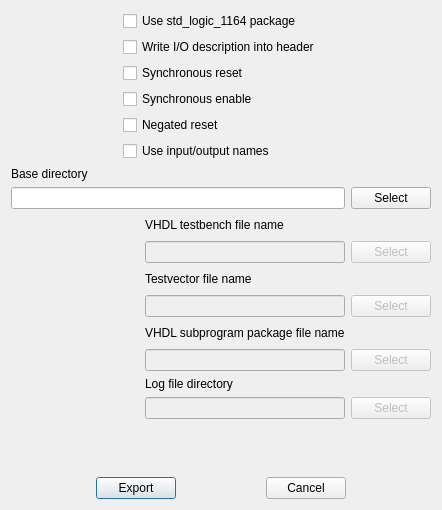
<?xml version="1.0" encoding="UTF-8"?>
<ui version="4.0">
 <class>ExportTestbenchDlg</class>
 <widget class="QDialog" name="ExportTestbenchDlg">
  <property name="geometry">
   <rect>
    <x>0</x>
    <y>0</y>
    <width>442</width>
    <height>510</height>
   </rect>
  </property>
  <property name="windowTitle">
   <string>Testbench Export Options</string>
  </property>
  <layout class="QVBoxLayout">
   <item>
    <layout class="QHBoxLayout">
     <item>
      <spacer>
       <property name="orientation">
        <enum>Qt::Horizontal</enum>
       </property>
       <property name="sizeType">
        <enum>QSizePolicy::Expanding</enum>
       </property>
       <property name="sizeHint" stdset="0">
        <size>
         <width>20</width>
         <height>20</height>
        </size>
       </property>
      </spacer>
     </item>
     <item>
      <layout class="QVBoxLayout">
       <item>
        <widget class="QCheckBox" name="cb_stdlogic">
         <property name="enabled">
          <bool>true</bool>
         </property>
         <property name="text">
          <string>Use std_logic_1164 package </string>
         </property>
        </widget>
       </item>
       <item>
        <widget class="QCheckBox" name="cb_iodesc">
         <property name="text">
          <string>Write I/O description into header</string>
         </property>
        </widget>
       </item>
       <item>
        <widget class="QCheckBox" name="cb_syncreset">
         <property name="text">
          <string>Synchronous reset</string>
         </property>
        </widget>
       </item>
       <item>
        <widget class="QCheckBox" name="cb_synceable">
         <property name="text">
          <string>Synchronous enable</string>
         </property>
        </widget>
       </item>
       <item>
        <widget class="QCheckBox" name="cb_negatedreset">
         <property name="text">
          <string>Negated reset</string>
         </property>
        </widget>
       </item>
       <item>
        <widget class="QCheckBox" name="cb_ionames">
         <property name="text">
          <string>Use input/output names</string>
         </property>
        </widget>
       </item>
      </layout>
     </item>
     <item>
      <spacer>
       <property name="orientation">
        <enum>Qt::Horizontal</enum>
       </property>
       <property name="sizeType">
        <enum>QSizePolicy::Expanding</enum>
       </property>
       <property name="sizeHint" stdset="0">
        <size>
         <width>31</width>
         <height>115</height>
        </size>
       </property>
      </spacer>
     </item>
    </layout>
   </item>
   <item>
    <layout class="QGridLayout" name="gridLayout" columnstretch="1,0,0">
     <item row="2" column="1">
      <widget class="QLabel" name="l_testbench">
       <property name="text">
        <string>VHDL testbench file name</string>
       </property>
      </widget>
     </item>
     <item row="4" column="1">
      <widget class="QLabel" name="l_testvector">
       <property name="text">
        <string>Testvector file name</string>
       </property>
      </widget>
     </item>
     <item row="3" column="1">
      <widget class="QLineEdit" name="le_testbench">
       <property name="enabled">
        <bool>false</bool>
       </property>
      </widget>
     </item>
     <item row="5" column="1">
      <widget class="QLineEdit" name="le_testvector">
       <property name="enabled">
        <bool>false</bool>
       </property>
       <property name="readOnly">
        <bool>false</bool>
       </property>
      </widget>
     </item>
     <item row="3" column="2">
      <widget class="QPushButton" name="pb_select_testbench">
       <property name="enabled">
        <bool>false</bool>
       </property>
       <property name="text">
        <string>Select</string>
       </property>
      </widget>
     </item>
     <item row="6" column="1">
      <widget class="QLabel" name="l_package">
       <property name="text">
        <string>VHDL subprogram package file name</string>
       </property>
      </widget>
     </item>
     <item row="7" column="1">
      <widget class="QLineEdit" name="le_package">
       <property name="enabled">
        <bool>false</bool>
       </property>
      </widget>
     </item>
     <item row="5" column="2">
      <widget class="QPushButton" name="pb_select_testvector">
       <property name="enabled">
        <bool>false</bool>
       </property>
       <property name="text">
        <string>Select</string>
       </property>
      </widget>
     </item>
     <item row="7" column="2">
      <widget class="QPushButton" name="pb_select_package">
       <property name="enabled">
        <bool>false</bool>
       </property>
       <property name="text">
        <string>Select</string>
       </property>
      </widget>
     </item>
     <item row="7" column="0">
      <spacer name="horizontalSpacer_4">
       <property name="orientation">
        <enum>Qt::Horizontal</enum>
       </property>
       <property name="sizeHint" stdset="0">
        <size>
         <width>40</width>
         <height>20</height>
        </size>
       </property>
      </spacer>
     </item>
     <item row="6" column="0">
      <spacer name="horizontalSpacer_5">
       <property name="orientation">
        <enum>Qt::Horizontal</enum>
       </property>
       <property name="sizeHint" stdset="0">
        <size>
         <width>40</width>
         <height>20</height>
        </size>
       </property>
      </spacer>
     </item>
     <item row="5" column="0">
      <spacer name="horizontalSpacer_6">
       <property name="orientation">
        <enum>Qt::Horizontal</enum>
       </property>
       <property name="sizeHint" stdset="0">
        <size>
         <width>40</width>
         <height>20</height>
        </size>
       </property>
      </spacer>
     </item>
     <item row="4" column="0">
      <spacer name="horizontalSpacer_7">
       <property name="orientation">
        <enum>Qt::Horizontal</enum>
       </property>
       <property name="sizeHint" stdset="0">
        <size>
         <width>40</width>
         <height>20</height>
        </size>
       </property>
      </spacer>
     </item>
     <item row="3" column="0">
      <spacer name="horizontalSpacer_8">
       <property name="orientation">
        <enum>Qt::Horizontal</enum>
       </property>
       <property name="sizeHint" stdset="0">
        <size>
         <width>40</width>
         <height>20</height>
        </size>
       </property>
      </spacer>
     </item>
     <item row="2" column="0">
      <spacer name="horizontalSpacer_9">
       <property name="orientation">
        <enum>Qt::Horizontal</enum>
       </property>
       <property name="sizeHint" stdset="0">
        <size>
         <width>40</width>
         <height>20</height>
        </size>
       </property>
      </spacer>
     </item>
     <item row="1" column="2">
      <widget class="QPushButton" name="pb_select_basedir">
       <property name="text">
        <string>Select</string>
       </property>
      </widget>
     </item>
     <item row="1" column="0" colspan="2">
      <widget class="QLineEdit" name="le_basedir"/>
     </item>
     <item row="0" column="0" colspan="2">
      <widget class="QLabel" name="l_basedir">
       <property name="text">
        <string>Base directory</string>
       </property>
      </widget>
     </item>
     <item row="9" column="1">
      <widget class="QLineEdit" name="le_logfile">
       <property name="enabled">
        <bool>false</bool>
       </property>
      </widget>
     </item>
     <item row="8" column="1">
      <widget class="QLabel" name="l_logfile">
       <property name="text">
        <string>Log file directory</string>
       </property>
      </widget>
     </item>
     <item row="9" column="2">
      <widget class="QPushButton" name="pb_select_logfile">
       <property name="enabled">
        <bool>false</bool>
       </property>
       <property name="text">
        <string>Select</string>
       </property>
      </widget>
     </item>
    </layout>
   </item>
   <item>
    <spacer name="verticalSpacer">
     <property name="orientation">
      <enum>Qt::Vertical</enum>
     </property>
     <property name="sizeHint" stdset="0">
      <size>
       <width>20</width>
       <height>40</height>
      </size>
     </property>
    </spacer>
   </item>
   <item>
    <layout class="QHBoxLayout">
     <item>
      <spacer>
       <property name="orientation">
        <enum>Qt::Horizontal</enum>
       </property>
       <property name="sizeType">
        <enum>QSizePolicy::Expanding</enum>
       </property>
       <property name="sizeHint" stdset="0">
        <size>
         <width>40</width>
         <height>20</height>
        </size>
       </property>
      </spacer>
     </item>
     <item>
      <widget class="QPushButton" name="pb_export">
       <property name="text">
        <string>Export</string>
       </property>
       <property name="default">
        <bool>true</bool>
       </property>
      </widget>
     </item>
     <item>
      <spacer>
       <property name="orientation">
        <enum>Qt::Horizontal</enum>
       </property>
       <property name="sizeType">
        <enum>QSizePolicy::Expanding</enum>
       </property>
       <property name="sizeHint" stdset="0">
        <size>
         <width>20</width>
         <height>16</height>
        </size>
       </property>
      </spacer>
     </item>
     <item>
      <widget class="QPushButton" name="pb_cancel">
       <property name="text">
        <string>Cancel</string>
       </property>
      </widget>
     </item>
     <item>
      <spacer>
       <property name="orientation">
        <enum>Qt::Horizontal</enum>
       </property>
       <property name="sizeType">
        <enum>QSizePolicy::Expanding</enum>
       </property>
       <property name="sizeHint" stdset="0">
        <size>
         <width>40</width>
         <height>20</height>
        </size>
       </property>
      </spacer>
     </item>
    </layout>
   </item>
  </layout>
 </widget>
 <layoutdefault spacing="6" margin="11"/>
 <tabstops>
  <tabstop>cb_stdlogic</tabstop>
  <tabstop>cb_iodesc</tabstop>
  <tabstop>pb_export</tabstop>
  <tabstop>pb_cancel</tabstop>
 </tabstops>
 <resources/>
 <connections/>
</ui>
